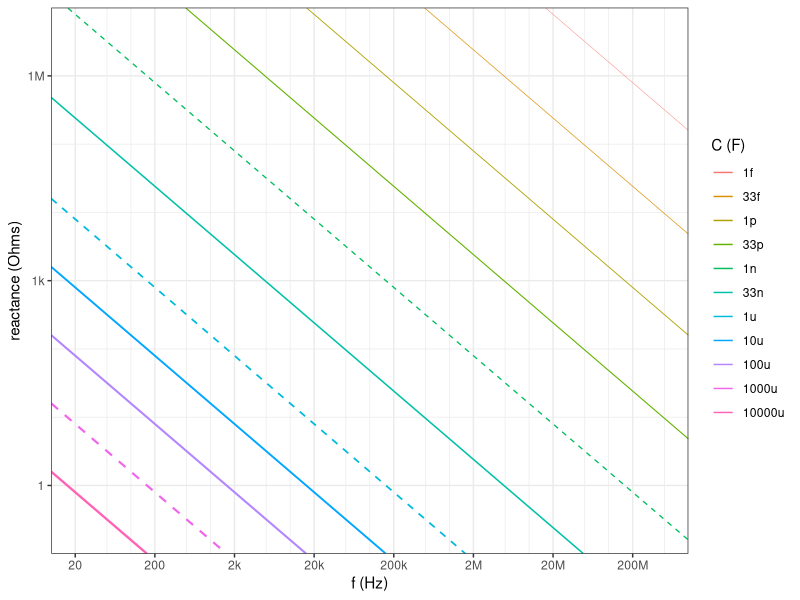
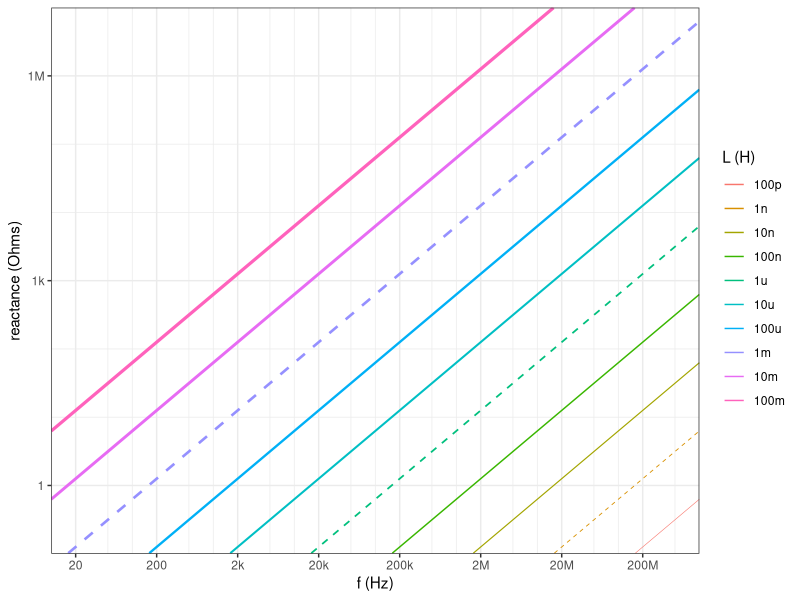
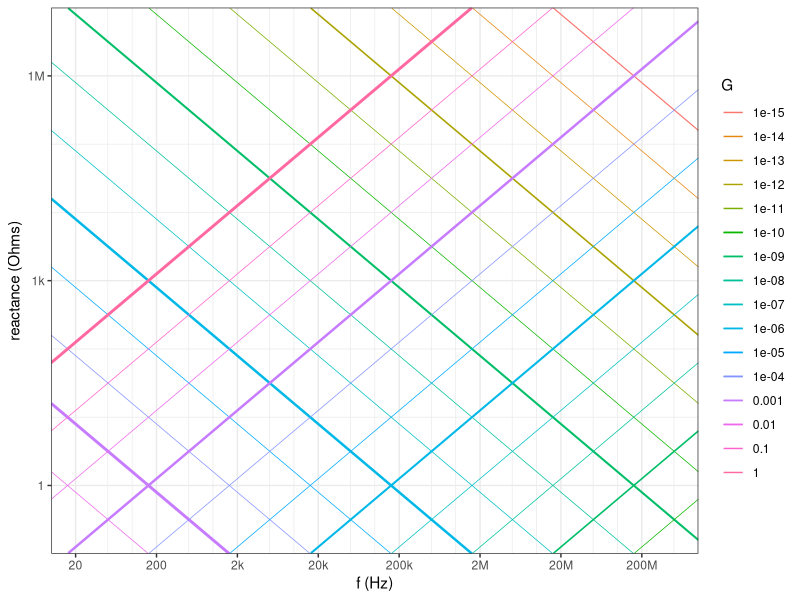
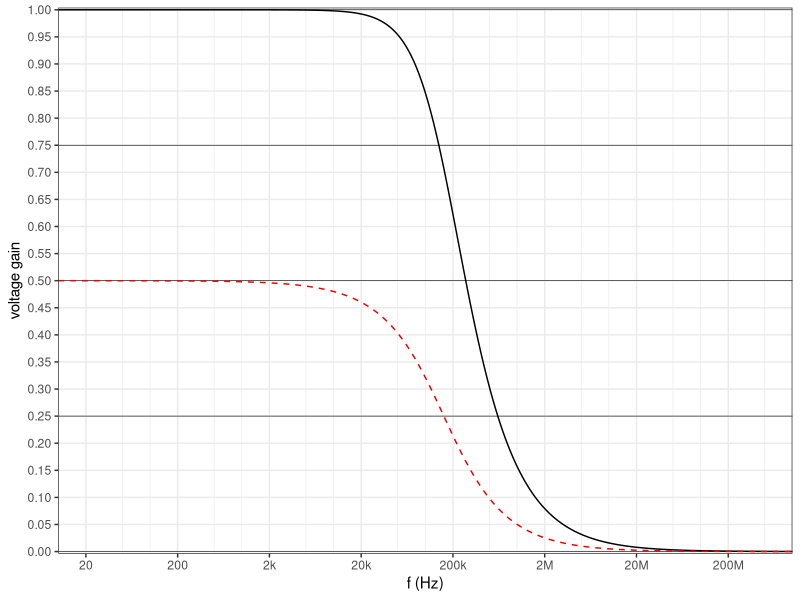
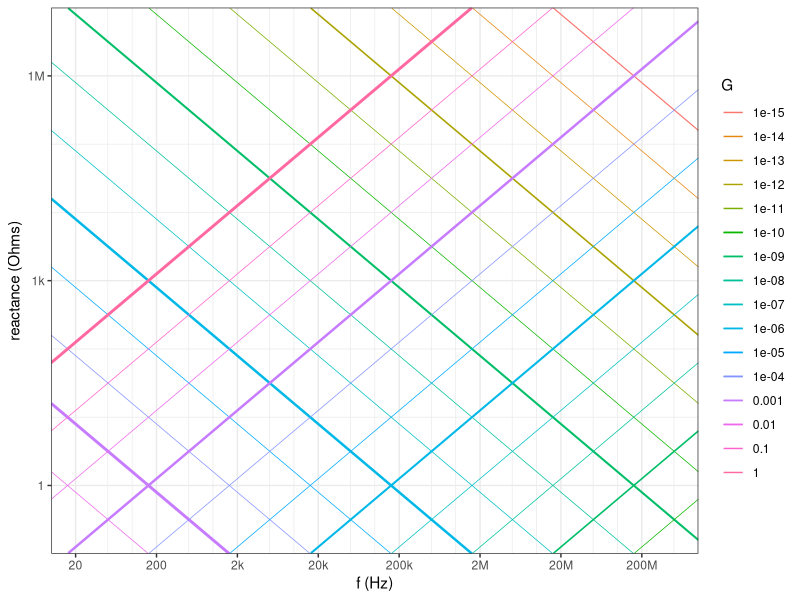

These figures' R source, in order:
## ---- chunk 1
knitr::opts_chunk$set(echo = FALSE, warning = FALSE)
library(ggplot2)
library(dplyr)
## ---- chunk 2
f <- 10^seq(1, 9, by = 0.01)
C <- c(1e-15, 33e-15, 1e-12, 33e-12, 1e-9, 33e-9, 10^seq(-6, -2, by = 1))
C_value <- c("1f", "33f", "1p", "33p", "1n", "33n", "1u", "10u", "100u", "1000u", "10000u")
val <- expand.grid(f = f, k = 1:length(C)) |>
  tibble::as_tibble() |>
  dplyr::mutate(C = C[k], 
                C_value = C_value[k] |> factor(levels = C_value),
                X = 1/2/pi/f/C)
val |>
  ggplot(aes(x = f, y = X, color = C_value)) +
  geom_line(linewidth = 0.9 + log10(val$C)/20,
            linetype = 1 + (val$C %in% c(1e-3, 1e-6, 1e-9))) +
  labs(x = "f (Hz)", y = "reactance (Ohms)", color = "C (F)") +
  scale_x_log10(breaks = 10^(1:8)*2,
                labels = c("20", "200", "2k", "20k", "200k", "2M", "20M", "200M"),
                minor_breaks = c(10^(1:8)*5, 10^(1:8)*10),
                expand = rep(0, 4)) + 
  scale_y_log10(breaks = c(1, 1000, 1e6),
                minor_breaks = c(0.1, c(10, 100), c(10, 100)*1000, 1e7),
                labels = c("1", "1k", "1M"),
                limits = c(0.1, 1e7),
                expand = rep(0, 4)) +
  theme_bw()
## ---- chunk 3
f <- 10^seq(1, 9, by = 0.01)
C <- 10^seq(-10, -1, by = 1)
C_value <- c("100p", "1n", "10n", "100n", "1u", "10u", "100u", "1m", "10m", "100m")
val <- expand.grid(f = f, k = 1:length(C)) |>
  tibble::as_tibble() |>
  dplyr::mutate(C = C[k], 
                C_value = C_value[k] |> factor(levels = C_value),
                X = 2*pi*f*C)
val |>
  ggplot(aes(x = f, y = X, color = C_value)) +
  geom_line(linewidth = 1.2 + log10(val$C)/10,
            linetype = 1 + (val$C %in% c(1e-3, 1e-6, 1e-9))) +
  labs(x = "f (Hz)", y = "reactance (Ohms)", color = "L (H)") +
  scale_x_log10(breaks = 10^(1:8)*2,
                labels = c("20", "200", "2k", "20k", "200k", "2M", "20M", "200M"),
                minor_breaks = c(10^(1:8)*5, 10^(1:8)*10),
                expand = rep(0, 4)) + 
  scale_y_log10(breaks = c(1, 1000, 1e6),
                minor_breaks = c(0.1, c(10, 100), c(10, 100)*1000, 1e7),
                labels = c("1", "1k", "1M"),
                limits = c(0.1, 1e7),
                expand = rep(0, 4)) +
  theme_bw()
## ---- chunk 4
f <- 10^seq(1, 9, by = 0.01)
C <- 10^seq(-15, -2, by = 1)
L <- 10^seq(-10, 0, by = 1)
val_C <- expand.grid(f = f, k = 1:length(C)) |>
  tibble::as_tibble() |>
  dplyr::mutate(C = C[k], 
                X = 1/2/pi/f/C,
                G = factor(C, levels = 10^seq(-15, 0, by = 1)))
val_L <- expand.grid(f = f, k = 1:length(L)) |>
  tibble::as_tibble() |>
  dplyr::mutate(L = L[k], 
                X = 2*pi*f*L,
                G = factor(L, levels = 10^seq(-15, 0, by = 1)))

ggplot(data = val_C, mapping = aes(x = f, y = X, color = G)) +
  geom_line(linewidth = 0.25 + (val_C$k %% 3 == 1) * (0.9 + log10(val_C$C)/20)) +
            #linetype = 2 - (val_C$C %in% c(1, 1e-3, 1e-6, 1e-9, 1e-12, 1e-15))) +
  geom_line(data = val_L, 
            mapping = aes(x = f, y = X, color = G),
            linewidth = 0.25 + (val_L$k %% 3 == 2) * (0.75 + log10(val_L$L)/20)) +
            #linetype = 2 - (val_L$L %in% c(1, 1e-3, 1e-6, 1e-9, 1e-12, 1e-15))) +
  labs(x = "f (Hz)", y = "reactance (Ohms)") +
  scale_x_log10(breaks = 10^(1:8)*2,
                labels = c("20", "200", "2k", "20k", "200k", "2M", "20M", "200M"),
                minor_breaks = c(10^(1:8)*5, 10^(1:8)*10),
                expand = rep(0, 4)) + 
  scale_y_log10(breaks = c(1, 1000, 1e6),
                minor_breaks = c(0.1, c(10, 100), c(10, 100)*1000, 1e7),
                labels = c("1", "1k", "1M"),
                limits = c(0.1, 1e7),
                expand = rep(0, 4)) +
  theme_bw()
ggsave("C-L-reactance.pdf", height=7, width=10)
## ---- chunk 5
conv_to_phase <- function(x) { 0.5 + x/180 }

plot_bode <- function(df) {
  
  p1 <- ggplot(data = df) +
    geom_hline(yintercept = seq(0, 1, by = 1/4), lwd = 1/5) +
    #geom_hline(yintercept = setdiff(seq(1/12, 11/12, by = 1/12), c(1/4, 1/2, 3/4)),
    #           col = 'red2', lty = 3, lwd = 1/8) +
    geom_line(mapping = aes(x = f, y = A)) +
    geom_line(mapping = aes(x = f, y = conv_to_phase(theta)), col = 'red2', lty = 2) +
    labs(x = "f (Hz)", y = "voltage gain") +
    scale_x_log10(breaks = 10^(1:8)*2,
                  labels = c("20", "200", "2k", "20k", "200k", "2M", "20M", "200M"),
                  minor_breaks = c(10^(1:8)*5, 10^(1:8)*10),
                  expand = rep(0, 4)) + 
          scale_y_continuous(breaks = seq(0, 1, by = 0.05), 
                             expand = rep(0.002, 4),
                             minor_breaks = NULL) + #seq(0, 1, by = 0.05)) +
    theme_bw()

    return(p1)
}
## ---- chunk 6
Ang <- function(z) { atan(Im(z)/(Re(z) + 1e-12)) * (180/pi) }
div_mag <- function(z1, z2) { abs(z2) / abs(z1 + z2) }
div_ang <- function(z1, z2) { Ang(z2) - Ang(z1 + z2) }


f <- 10^seq(1, 9, length = 1000)
R <- 1000
C <- 1e-9
z1 <- rep(R, length(f))
z2 <- -1i/(2*pi*f*C)
plot_bode(tibble(f = f, A = div_mag(z1, z2), theta = div_ang(z1, z2)))
